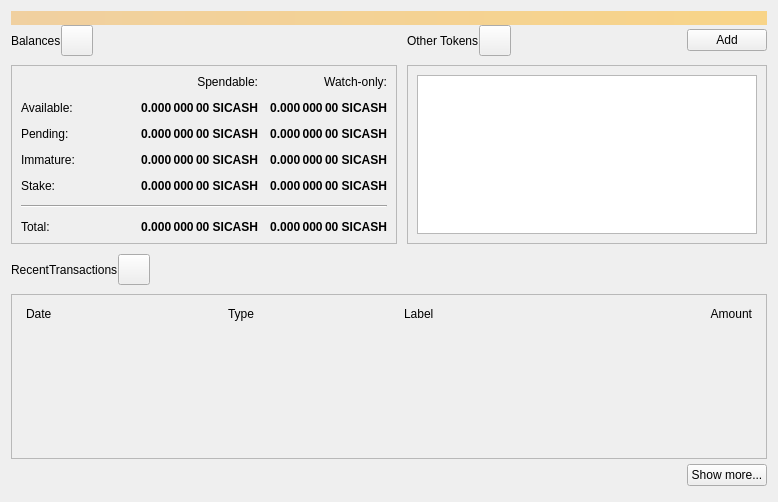
<?xml version="1.0" encoding="UTF-8"?>
<ui version="4.0">
 <class>OverviewPage</class>
 <widget class="QWidget" name="OverviewPage">
  <property name="geometry">
   <rect>
    <x>0</x>
    <y>0</y>
    <width>778</width>
    <height>502</height>
   </rect>
  </property>
  <property name="windowTitle">
   <string>Form</string>
  </property>
  <layout class="QVBoxLayout" name="topLayout">
   <property name="spacing">
    <number>0</number>
   </property>
   <item>
    <widget class="QLabel" name="labelAlerts">
     <property name="visible">
      <bool>false</bool>
     </property>
     <property name="styleSheet">
      <string notr="true">QLabel { background-color: qlineargradient(x1: 0, y1: 0, x2: 1, y2: 0, stop:0 #F0D0A0, stop:1 #F8D488); color:#000000; }</string>
     </property>
     <property name="wordWrap">
      <bool>true</bool>
     </property>
     <property name="margin">
      <number>3</number>
     </property>
     <property name="textInteractionFlags">
      <set>Qt::TextSelectableByMouse</set>
     </property>
    </widget>
   </item>
   <item>
    <layout class="QGridLayout" name="gridLayout_2">
     <item row="0" column="2">
      <layout class="QHBoxLayout" name="horizontalLayout_4">
       <property name="bottomMargin">
        <number>9</number>
       </property>
       <item>
        <widget class="QLabel" name="labelTokens">
         <property name="text">
          <string>Other Tokens</string>
         </property>
        </widget>
       </item>
       <item>
        <widget class="QToolButton" name="labelTokenStatus">
         <property name="toolTip">
          <string>The displayed information may be out of date. Your wallet automatically synchronizes with the SICash network after a connection is established, but this process has not completed yet.</string>
         </property>
         <property name="text">
          <string/>
         </property>
         <property name="iconSize">
          <size>
           <width>24</width>
           <height>24</height>
          </size>
         </property>
         <property name="flat" stdset="0">
          <bool>false</bool>
         </property>
        </widget>
       </item>
       <item>
        <spacer name="horizontalSpacer_7">
         <property name="orientation">
          <enum>Qt::Horizontal</enum>
         </property>
         <property name="sizeHint" stdset="0">
          <size>
           <width>40</width>
           <height>20</height>
          </size>
         </property>
        </spacer>
       </item>
       <item>
        <widget class="QPushButton" name="buttonAddToken">
         <property name="text">
          <string>Add</string>
         </property>
        </widget>
       </item>
      </layout>
     </item>
     <item row="1" column="2">
      <widget class="QFrame" name="frameOtherTokens">
       <property name="minimumSize">
        <size>
         <width>0</width>
         <height>100</height>
        </size>
       </property>
       <property name="frameShape">
        <enum>QFrame::StyledPanel</enum>
       </property>
       <property name="frameShadow">
        <enum>QFrame::Raised</enum>
       </property>
       <layout class="QVBoxLayout" name="verticalLayout_10">
        <item>
         <widget class="QListView" name="listTokens">
          <property name="enabled">
           <bool>true</bool>
          </property>
         </widget>
        </item>
       </layout>
      </widget>
     </item>
     <item row="1" column="0">
      <widget class="QFrame" name="frameBalances">
       <property name="frameShape">
        <enum>QFrame::StyledPanel</enum>
       </property>
       <property name="frameShadow">
        <enum>QFrame::Raised</enum>
       </property>
       <layout class="QVBoxLayout" name="verticalLayout_4">
        <item>
         <layout class="QGridLayout" name="gridLayout">
          <property name="spacing">
           <number>12</number>
          </property>
          <item row="2" column="3">
           <widget class="QLabel" name="labelWatchPending">
            <property name="font">
             <font>
              <weight>75</weight>
              <bold>true</bold>
             </font>
            </property>
            <property name="cursor">
             <cursorShape>IBeamCursor</cursorShape>
            </property>
            <property name="toolTip">
             <string>Unconfirmed transactions to watch-only addresses</string>
            </property>
            <property name="text">
             <string notr="true">0.000 000 00 SICASH</string>
            </property>
            <property name="alignment">
             <set>Qt::AlignRight|Qt::AlignTrailing|Qt::AlignVCenter</set>
            </property>
            <property name="textInteractionFlags">
             <set>Qt::LinksAccessibleByMouse|Qt::TextSelectableByKeyboard|Qt::TextSelectableByMouse</set>
            </property>
           </widget>
          </item>
          <item row="2" column="2">
           <widget class="QLabel" name="labelUnconfirmed">
            <property name="font">
             <font>
              <weight>75</weight>
              <bold>true</bold>
             </font>
            </property>
            <property name="cursor">
             <cursorShape>IBeamCursor</cursorShape>
            </property>
            <property name="toolTip">
             <string>Total of transactions that have yet to be confirmed, and do not yet count toward the spendable balance</string>
            </property>
            <property name="text">
             <string notr="true">0.000 000 00 SICASH</string>
            </property>
            <property name="alignment">
             <set>Qt::AlignRight|Qt::AlignTrailing|Qt::AlignVCenter</set>
            </property>
            <property name="textInteractionFlags">
             <set>Qt::LinksAccessibleByMouse|Qt::TextSelectableByKeyboard|Qt::TextSelectableByMouse</set>
            </property>
           </widget>
          </item>
          <item row="3" column="2">
           <widget class="QLabel" name="labelImmature">
            <property name="font">
             <font>
              <weight>75</weight>
              <bold>true</bold>
             </font>
            </property>
            <property name="cursor">
             <cursorShape>IBeamCursor</cursorShape>
            </property>
            <property name="toolTip">
             <string>Mined balance that has not yet matured</string>
            </property>
            <property name="text">
             <string notr="true">0.000 000 00 SICASH</string>
            </property>
            <property name="alignment">
             <set>Qt::AlignRight|Qt::AlignTrailing|Qt::AlignVCenter</set>
            </property>
            <property name="textInteractionFlags">
             <set>Qt::LinksAccessibleByMouse|Qt::TextSelectableByKeyboard|Qt::TextSelectableByMouse</set>
            </property>
           </widget>
          </item>
          <item row="3" column="0">
           <widget class="QLabel" name="labelImmatureText">
            <property name="text">
             <string>Immature:</string>
            </property>
           </widget>
          </item>
          <item row="0" column="3">
           <widget class="QLabel" name="labelWatchonly">
            <property name="text">
             <string>Watch-only:</string>
            </property>
            <property name="alignment">
             <set>Qt::AlignRight|Qt::AlignTrailing|Qt::AlignVCenter</set>
            </property>
           </widget>
          </item>
          <item row="1" column="0">
           <widget class="QLabel" name="labelBalanceText">
            <property name="text">
             <string>Available:</string>
            </property>
           </widget>
          </item>
          <item row="1" column="2">
           <widget class="QLabel" name="labelBalance">
            <property name="font">
             <font>
              <weight>75</weight>
              <bold>true</bold>
             </font>
            </property>
            <property name="cursor">
             <cursorShape>IBeamCursor</cursorShape>
            </property>
            <property name="toolTip">
             <string>Your current spendable balance</string>
            </property>
            <property name="text">
             <string notr="true">0.000 000 00 SICASH</string>
            </property>
            <property name="alignment">
             <set>Qt::AlignRight|Qt::AlignTrailing|Qt::AlignVCenter</set>
            </property>
            <property name="textInteractionFlags">
             <set>Qt::LinksAccessibleByMouse|Qt::TextSelectableByKeyboard|Qt::TextSelectableByMouse</set>
            </property>
           </widget>
          </item>
          <item row="1" column="3">
           <widget class="QLabel" name="labelWatchAvailable">
            <property name="font">
             <font>
              <weight>75</weight>
              <bold>true</bold>
             </font>
            </property>
            <property name="cursor">
             <cursorShape>IBeamCursor</cursorShape>
            </property>
            <property name="toolTip">
             <string>Your current balance in watch-only addresses</string>
            </property>
            <property name="text">
             <string notr="true">0.000 000 00 SICASH</string>
            </property>
            <property name="alignment">
             <set>Qt::AlignRight|Qt::AlignTrailing|Qt::AlignVCenter</set>
            </property>
            <property name="textInteractionFlags">
             <set>Qt::LinksAccessibleByMouse|Qt::TextSelectableByKeyboard|Qt::TextSelectableByMouse</set>
            </property>
           </widget>
          </item>
          <item row="2" column="0">
           <widget class="QLabel" name="labelPendingText">
            <property name="text">
             <string>Pending:</string>
            </property>
           </widget>
          </item>
          <item row="0" column="2">
           <widget class="QLabel" name="labelSpendable">
            <property name="text">
             <string>Spendable:</string>
            </property>
            <property name="alignment">
             <set>Qt::AlignRight|Qt::AlignTrailing|Qt::AlignVCenter</set>
            </property>
           </widget>
          </item>
          <item row="4" column="0">
           <widget class="QLabel" name="labelStakeText">
            <property name="text">
             <string>Stake:</string>
            </property>
           </widget>
          </item>
          <item row="4" column="2">
           <widget class="QLabel" name="labelStake">
            <property name="font">
             <font>
              <weight>75</weight>
              <bold>true</bold>
             </font>
            </property>
            <property name="text">
             <string>0.000 000 00 SICASH</string>
            </property>
            <property name="alignment">
             <set>Qt::AlignRight|Qt::AlignTrailing|Qt::AlignVCenter</set>
            </property>
            <property name="textInteractionFlags">
             <set>Qt::LinksAccessibleByMouse|Qt::TextSelectableByKeyboard|Qt::TextSelectableByMouse</set>
            </property>
           </widget>
          </item>
          <item row="4" column="3">
           <widget class="QLabel" name="labelWatchStake">
            <property name="font">
             <font>
              <weight>75</weight>
              <bold>true</bold>
             </font>
            </property>
            <property name="text">
             <string>0.000 000 00 SICASH</string>
            </property>
            <property name="alignment">
             <set>Qt::AlignRight|Qt::AlignTrailing|Qt::AlignVCenter</set>
            </property>
            <property name="textInteractionFlags">
             <set>Qt::LinksAccessibleByMouse|Qt::TextSelectableByKeyboard|Qt::TextSelectableByMouse</set>
            </property>
           </widget>
          </item>
          <item row="3" column="3">
           <widget class="QLabel" name="labelWatchImmature">
            <property name="font">
             <font>
              <weight>75</weight>
              <bold>true</bold>
             </font>
            </property>
            <property name="cursor">
             <cursorShape>IBeamCursor</cursorShape>
            </property>
            <property name="toolTip">
             <string>Mined balance in watch-only addresses that has not yet matured</string>
            </property>
            <property name="text">
             <string notr="true">0.000 000 00 SICASH</string>
            </property>
            <property name="alignment">
             <set>Qt::AlignRight|Qt::AlignTrailing|Qt::AlignVCenter</set>
            </property>
            <property name="textInteractionFlags">
             <set>Qt::LinksAccessibleByMouse|Qt::TextSelectableByKeyboard|Qt::TextSelectableByMouse</set>
            </property>
           </widget>
          </item>
          <item row="7" column="3">
           <widget class="QLabel" name="labelWatchTotal">
            <property name="font">
             <font>
              <weight>75</weight>
              <bold>true</bold>
             </font>
            </property>
            <property name="cursor">
             <cursorShape>IBeamCursor</cursorShape>
            </property>
            <property name="toolTip">
             <string>Current total balance in watch-only addresses</string>
            </property>
            <property name="text">
             <string notr="true">0.000 000 00 SICASH</string>
            </property>
            <property name="alignment">
             <set>Qt::AlignRight|Qt::AlignTrailing|Qt::AlignVCenter</set>
            </property>
            <property name="textInteractionFlags">
             <set>Qt::LinksAccessibleByMouse|Qt::TextSelectableByKeyboard|Qt::TextSelectableByMouse</set>
            </property>
           </widget>
          </item>
          <item row="5" column="0" colspan="4">
           <spacer name="verticalSpacer">
            <property name="orientation">
             <enum>Qt::Vertical</enum>
            </property>
            <property name="sizeHint" stdset="0">
             <size>
              <width>20</width>
              <height>40</height>
             </size>
            </property>
           </spacer>
          </item>
          <item row="7" column="2">
           <widget class="QLabel" name="labelTotal">
            <property name="font">
             <font>
              <weight>75</weight>
              <bold>true</bold>
             </font>
            </property>
            <property name="cursor">
             <cursorShape>IBeamCursor</cursorShape>
            </property>
            <property name="toolTip">
             <string>Your current total balance</string>
            </property>
            <property name="text">
             <string notr="true">0.000 000 00 SICASH</string>
            </property>
            <property name="alignment">
             <set>Qt::AlignRight|Qt::AlignTrailing|Qt::AlignVCenter</set>
            </property>
            <property name="textInteractionFlags">
             <set>Qt::LinksAccessibleByMouse|Qt::TextSelectableByKeyboard|Qt::TextSelectableByMouse</set>
            </property>
           </widget>
          </item>
          <item row="0" column="1" rowspan="5">
           <spacer name="horizontalSpacer_5">
            <property name="orientation">
             <enum>Qt::Horizontal</enum>
            </property>
            <property name="sizeHint" stdset="0">
             <size>
              <width>40</width>
              <height>20</height>
             </size>
            </property>
           </spacer>
          </item>
          <item row="7" column="0">
           <widget class="QLabel" name="labelTotalText">
            <property name="text">
             <string>Total:        </string>
            </property>
           </widget>
          </item>
          <item row="6" column="0" colspan="4">
           <widget class="Line" name="hLine">
            <property name="orientation">
             <enum>Qt::Horizontal</enum>
            </property>
           </widget>
          </item>
         </layout>
        </item>
       </layout>
      </widget>
     </item>
     <item row="0" column="0">
      <layout class="QHBoxLayout" name="horizontalLayout_2">
       <property name="bottomMargin">
        <number>9</number>
       </property>
       <item>
        <widget class="QLabel" name="labelBalances">
         <property name="text">
          <string>Balances</string>
         </property>
        </widget>
       </item>
       <item>
        <widget class="QToolButton" name="labelWalletStatus">
         <property name="enabled">
          <bool>true</bool>
         </property>
         <property name="toolTip">
          <string>The displayed information may be out of date. Your wallet automatically synchronizes with the SICash network after a connection is established, but this process has not completed yet.</string>
         </property>
         <property name="text">
          <string/>
         </property>
         <property name="icon">
          <iconset>
           <normaloff>:/icons/warning</normaloff>
           <disabledoff>:/icons/warning</disabledoff>:/icons/warning</iconset>
         </property>
         <property name="iconSize">
          <size>
           <width>24</width>
           <height>24</height>
          </size>
         </property>
         <property name="flat" stdset="0">
          <bool>false</bool>
         </property>
        </widget>
       </item>
       <item>
        <spacer name="horizontalSpacer">
         <property name="orientation">
          <enum>Qt::Horizontal</enum>
         </property>
         <property name="sizeHint" stdset="0">
          <size>
           <width>40</width>
           <height>20</height>
          </size>
         </property>
        </spacer>
       </item>
      </layout>
     </item>
     <item row="0" column="1" rowspan="2">
      <spacer name="horizontalSpacer_4">
       <property name="orientation">
        <enum>Qt::Horizontal</enum>
       </property>
       <property name="sizeType">
        <enum>QSizePolicy::Fixed</enum>
       </property>
       <property name="sizeHint" stdset="0">
        <size>
         <width>10</width>
         <height>20</height>
        </size>
       </property>
      </spacer>
     </item>
    </layout>
   </item>
   <item>
    <spacer name="verticalSpacer_4">
     <property name="orientation">
      <enum>Qt::Vertical</enum>
     </property>
     <property name="sizeType">
      <enum>QSizePolicy::Fixed</enum>
     </property>
     <property name="sizeHint" stdset="0">
      <size>
       <width>20</width>
       <height>10</height>
      </size>
     </property>
    </spacer>
   </item>
   <item>
    <layout class="QHBoxLayout" name="horizontalLayout_6">
     <property name="bottomMargin">
      <number>9</number>
     </property>
     <item>
      <widget class="QLabel" name="labelRecentTransactions">
       <property name="text">
        <string>RecentTransactions</string>
       </property>
      </widget>
     </item>
     <item>
      <widget class="QToolButton" name="labelTransactionsStatus">
       <property name="enabled">
        <bool>true</bool>
       </property>
       <property name="toolTip">
        <string>The displayed information may be out of date. Your wallet automatically synchronizes with the SICash network after a connection is established, but this process has not completed yet.</string>
       </property>
       <property name="text">
        <string/>
       </property>
       <property name="icon">
        <iconset>
         <normaloff>:/icons/warning</normaloff>
         <disabledoff>:/icons/warning</disabledoff>:/icons/warning</iconset>
       </property>
       <property name="iconSize">
        <size>
         <width>24</width>
         <height>24</height>
        </size>
       </property>
       <property name="flat" stdset="0">
        <bool>false</bool>
       </property>
      </widget>
     </item>
     <item>
      <spacer name="horizontalSpacer_3">
       <property name="orientation">
        <enum>Qt::Horizontal</enum>
       </property>
       <property name="sizeHint" stdset="0">
        <size>
         <width>40</width>
         <height>20</height>
        </size>
       </property>
      </spacer>
     </item>
    </layout>
   </item>
   <item>
    <layout class="QVBoxLayout" name="verticalLayout_3">
     <item>
      <widget class="QFrame" name="frameRecentTransactions">
       <property name="frameShape">
        <enum>QFrame::StyledPanel</enum>
       </property>
       <property name="frameShadow">
        <enum>QFrame::Raised</enum>
       </property>
       <layout class="QVBoxLayout" name="verticalLayout_8">
        <item>
         <layout class="QHBoxLayout" name="horizontalLayout_3">
          <property name="spacing">
           <number>5</number>
          </property>
          <property name="leftMargin">
           <number>5</number>
          </property>
          <property name="rightMargin">
           <number>5</number>
          </property>
          <item>
           <widget class="QLabel" name="labelDate">
            <property name="text">
             <string>Date</string>
            </property>
           </widget>
          </item>
          <item>
           <spacer name="horizontalSpacer_2">
            <property name="orientation">
             <enum>Qt::Horizontal</enum>
            </property>
            <property name="sizeType">
             <enum>QSizePolicy::Fixed</enum>
            </property>
            <property name="sizeHint" stdset="0">
             <size>
              <width>25</width>
              <height>20</height>
             </size>
            </property>
           </spacer>
          </item>
          <item>
           <widget class="QLabel" name="labelType">
            <property name="text">
             <string>Type</string>
            </property>
           </widget>
          </item>
          <item>
           <widget class="QLabel" name="labelAddress">
            <property name="text">
             <string>Label</string>
            </property>
           </widget>
          </item>
          <item>
           <widget class="QLabel" name="labelAmount">
            <property name="text">
             <string>Amount</string>
            </property>
            <property name="alignment">
             <set>Qt::AlignRight|Qt::AlignTrailing|Qt::AlignVCenter</set>
            </property>
           </widget>
          </item>
         </layout>
        </item>
        <item>
         <widget class="QListView" name="listTransactions">
          <property name="styleSheet">
           <string notr="true">QListView { background: transparent; }</string>
          </property>
          <property name="frameShape">
           <enum>QFrame::NoFrame</enum>
          </property>
          <property name="verticalScrollBarPolicy">
           <enum>Qt::ScrollBarAlwaysOff</enum>
          </property>
          <property name="horizontalScrollBarPolicy">
           <enum>Qt::ScrollBarAlwaysOff</enum>
          </property>
         </widget>
        </item>
       </layout>
      </widget>
     </item>
     <item>
      <layout class="QHBoxLayout" name="horizontalLayout">
       <property name="topMargin">
        <number>5</number>
       </property>
       <property name="bottomMargin">
        <number>5</number>
       </property>
       <item>
        <spacer name="horizontalSpacer_6">
         <property name="orientation">
          <enum>Qt::Horizontal</enum>
         </property>
         <property name="sizeHint" stdset="0">
          <size>
           <width>40</width>
           <height>20</height>
          </size>
         </property>
        </spacer>
       </item>
       <item>
        <widget class="QPushButton" name="showMoreButton">
         <property name="text">
          <string>Show more...</string>
         </property>
        </widget>
       </item>
      </layout>
     </item>
    </layout>
   </item>
  </layout>
 </widget>
 <resources/>
 <connections/>
</ui>
